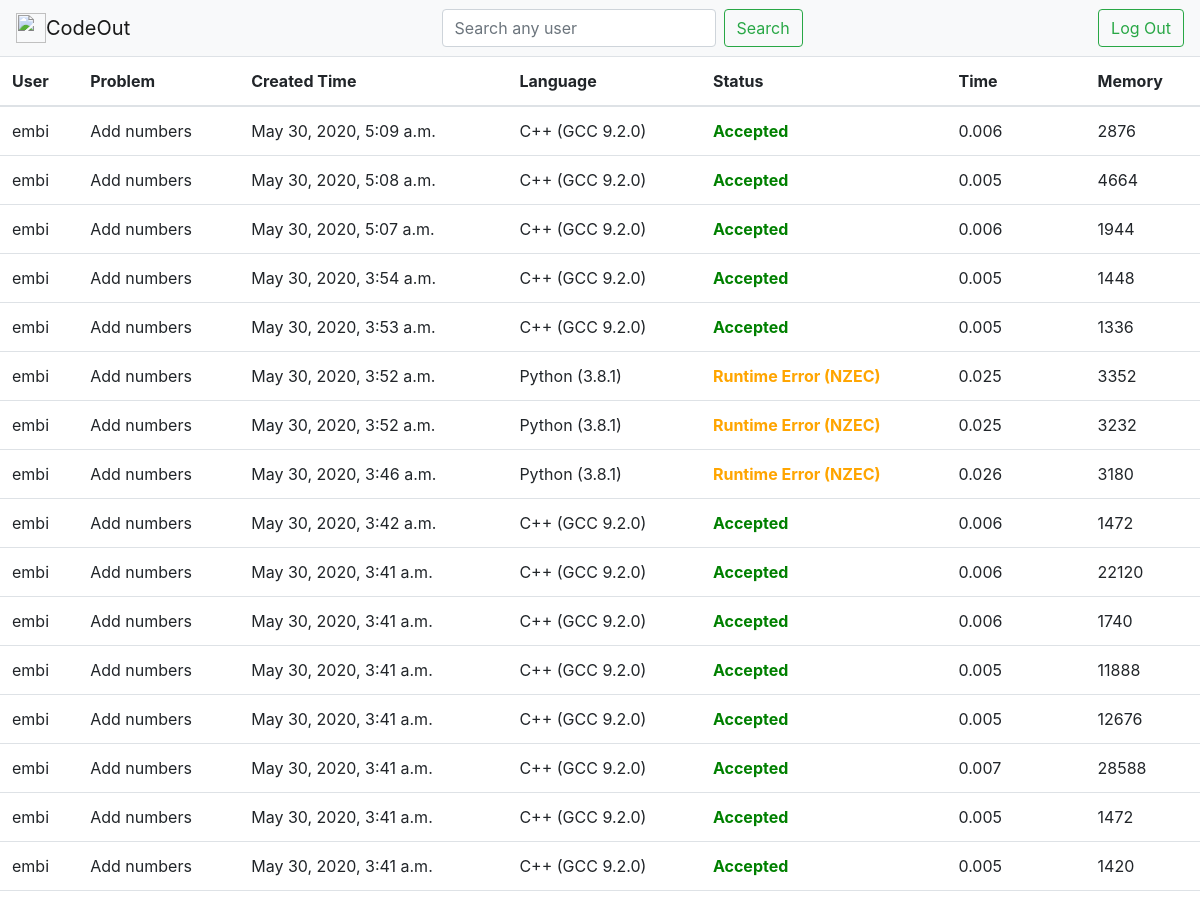
/profiles/1/submissions (upper part), run on an earlier commit of the app's database.
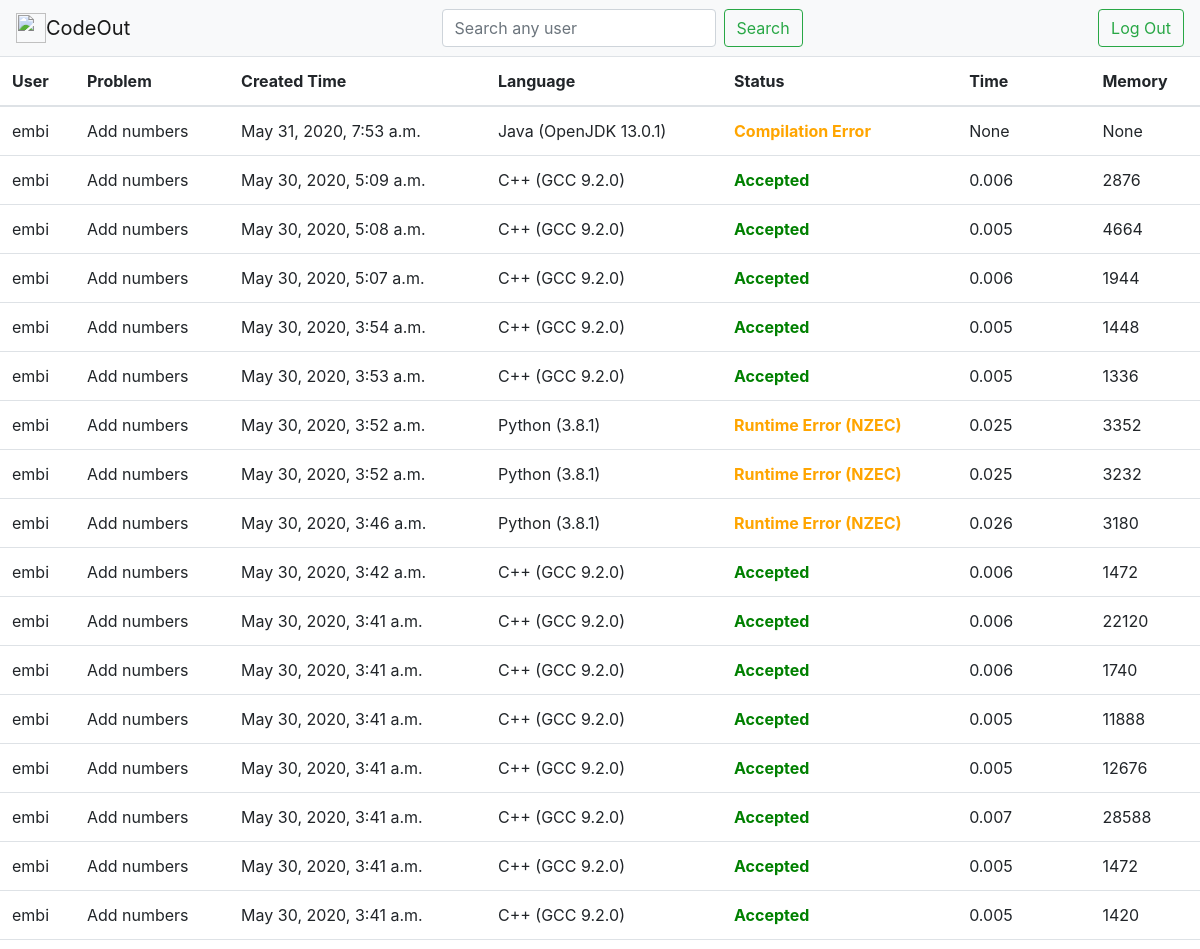
And on a later commit of the database.
### Problems/models.py (models this page shows, shortened)
class Submission(models.Model):
    submission = models.FileField(upload_to="submissions")
    time = models.TextField(max_length=20 , default = "0.0000000" , null = True)
    memory = models.IntegerField(null=True , default=0)
    status = models.TextField(max_length = 100 , default = "Unchecked" , null=True)
    problem = models.ForeignKey(Problem , on_delete=models.CASCADE , default = None)
    language_used = models.TextField(max_length = 20 , default = "C++ (GCC 9.2.0)")
    creation_time = models.DateTimeField(default = timezone.now)
    user = models.ForeignKey(Profile , on_delete=models.CASCADE , null=True)

class Profile(models.Model):
    user = models.OneToOneField(User, on_delete=models.CASCADE)
    bio = models.TextField(max_length=500, blank=True)
    location = models.CharField(max_length=30, blank=True)
    birth_date = models.DateField(null=True, blank=True)
    profile_pic = models.ImageField(upload_to="profile_pics" , null = True)

class Problem(models.Model):
    problem_name = models.TextField(max_length=50 , default="NONE")
    problem_statement = models.TextField(max_length = 10000, blank = False)
    input_info = models.TextField(max_length = 10000 , null = True)
    output_info = models.TextField(max_length = 10000 , null = True)
    constraints = models.TextField(max_length = 10000 , null = True)
    time_limit = models.FloatField(default = 1.0000)
    memory_limit = models.IntegerField(default = 256000)
    user = models.ManyToManyField(Profile)
    def __str__(self):
        return self.problem_name

### Profiles/views.py (the view)
# urls.py: path('<int:profile_id>/submissions' , views.submissions_display , name = 'submissions'),
def submissions_display(request , profile_id):
    profile = Profile.objects.get(id = profile_id)
    submissions = profile.submission_set.filter(user = profile).order_by('-creation_time')
    return render(request , 'problems/submissions.html' , {
        'codes' : submissions,
    })

### CodeOutJudge/templates/problems/submissions.html (shortened to what this page needs)
<!doctype html>
<html lang="en">
  <head>
    <link rel="stylesheet" href="https://stackpath.bootstrapcdn.com/bootstrap/4.5.0/css/bootstrap.min.css">
  </head>
  <body>
    <nav class="navbar navbar-light bg-light">
    <a class="navbar-brand" href="{% url 'Problems:index' %}">
        <img src="https://encrypted-tbn0.gstatic.com/images?q=tbn%3AANd9GcT7dd0u49G6FuV_-tBcJu6vVQE4YR_6j998-aqHaJFDe2am0rah&usqp=CAU"
        width="30"
        height="30"
        class="d-inline-block align-top"
        alt=""
        loading="lazy"/>CodeOut</a>
        <form class="form-inline my-2 my-lg-0" method="POST" action="{% url 'Profiles:find_profile' %}">
            <input
              class="form-control mr-sm-2"
              type="search"
              placeholder="Search any user"
              aria-label="Search"
              name="search"
            />
            <button class="btn btn-outline-success my-2 my-sm-0" type="submit">
              Search
            </button>
        </form>
        <a href="{% url 'Problems:logout' %}" class="btn btn-outline-success my-2 my-sm-0">Log Out</a>
    </nav>
    <table class="table table-hover">
        <thead>
            <tr>
            <th scope="col">User</th>
            <th scope="col">Problem</th>
            <th scope="col">Created Time</th>
            <th scope="col">Language</th>
            <th scope="col">Status</th>
            <th scope="col">Time</th>
            <th scope="col">Memory</th>
            </tr>
        </thead>
        <tbody>
            {% for code in codes %}
                <tr>
                    <td>{{ code.user.user.username }}</td>
                    <td>{{ code.problem }}</td>
                    <td>{{ code.creation_time }}</td>
                    <td>{{ code.language_used }}</td>
                    {% if code.status == "Accepted" %}
                        <td style="color: green;"><strong>{{ code.status }}</strong></td>
                    {% endif %}
                    {% if code.status != "Accepted" and code.status != "Wrong Answer" %}
                        <td style="color: orange;"><strong>{{ code.status }}</strong></td>
                    {% endif %}
                    <td>{{ code.time }}</td>
                    <td>{{ code.memory }}</td>
                </tr>
            {% endfor %}
        </tbody>
    </table>
  </body>
</html>

What changed in the data, as far as the page shows it:
added Submission: user.user.username "embi", problem "Add numbers", creation_time "May 31, 2020, 7:53 a.m.", language_used "Java (OpenJDK 13.0.1)", status "Compilation Error", time "None", memory "None"
